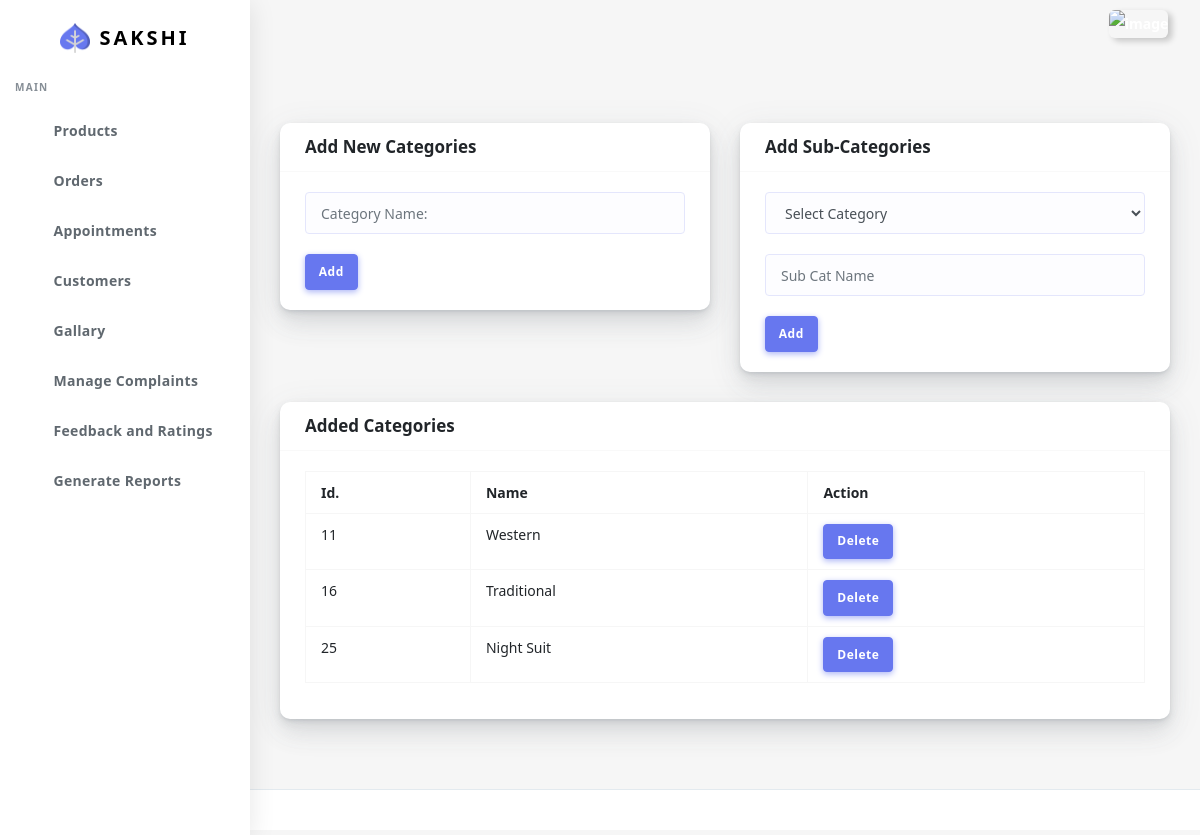
/addcat, run on the app's committed database.
### customer/models.py (models this page shows, shortened)
class Category(models.Model):
    cat_name=models.CharField(max_length=15)
    cat_id=models.ForeignKey('self',default=1,null=True,related_name='category',on_delete=CASCADE,blank=True)

### customer/views.py (the view)
# urls.py: path("addcat",views.addcat,name="addcat"),
def addcat(request):
    cat=Category.objects.filter(cat_id=None)
    return render(request,"Mainadmin/category.html",{'cat':cat})

### customer/templates/Mainadmin/category.html (shortened to what this page needs)
{% extends "Mainadmin/index.html" %}
{% load static %}
{% block body %}
     <div class="main-content">
      <section class="section">
        <div class="section-body">
          <div class="row">
            <div class="col-6 col-md-6 col-lg-6">
              <div class="card">
                <div class="card-header">
                  <h4>Add New Categories</h4>
                </div>
                <form action="{% url 'addcatt' %}" name="category" method="post">
                <div class="card-body">
                  <input type="text" for="category" name="category" class="form-control" placeholder="Category Name: ">
                  <button type="submit" for="category" class="btn btn-primary" style="margin-top: 20px;" > Add </button>
                </div>
              </form>
              </div>
            </div>
            <div class="col-6 col-md-6 col-lg-6">
                <div class="card">
                  <div class="card-header">
                    <h4>Add Sub-Categories</h4>
                  </div>
                  <form action="{% url 'addsubcat' %}" name="subcategory" method="post">
                  <div class="card-body">
                    <select class="form-control" name="category" for="subcategory">
                        <option default>Select Category</option>
                    </select>
                    <input type="text" style="margin-top:20px;" name="subcat" for="subcategory" placeholder="Sub Cat Name" class="form-control">
                    <button type="submit" for="subcategory" class="btn btn-primary" style="margin-top: 20px;" > Add </button>
                  </div>
                </form>
                </div>
              </div>
          </div>
          <div class="row">
            <div class="col-12 col-md-12 col-lg-12">
              <div class="card">
                <div class="card-header">
                  <h4>Added Categories</h4>
                </div>
                <div class="card-body">
                  <div class="table-responsive">
                    {% if cat %}
                    <table class="table table-bordered table-md">
                      <tr>
                        <th>Id.</th>
                        <th>Name</th>
                        <th>Action</th>
                      </tr>
                      {% for c in cat  %}
                      <tr>
                        <td>{{c.id}}</td>
                        <td>{{c.cat_name}}</td>
                        <td><button class="btn btn-primary cat" value="{{c.id}}">Delete </button></td>
                      </tr>
                      {% endfor %}
                    </table>
                    {% else %}
                    <h4>No Records</h4>
                    {% endif %}
                  </div>
                </div>
              </div>
            </div>
          </div>
        </div>
      </section>
    </div>
      <footer class="main-footer">
      </footer>
    </div>
  {% endblock body%}

### data on the page
Category: id "11", cat_name "Western"
Category: id "16", cat_name "Traditional"
Category: id "25", cat_name "Night Suit"
